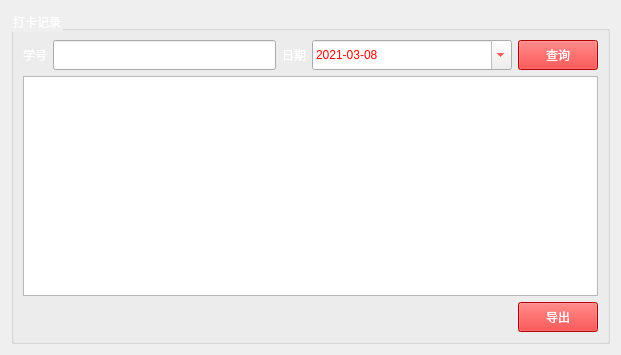
<?xml version="1.0" encoding="UTF-8"?>
<ui version="4.0">
 <class>RecordWidget</class>
 <widget class="QWidget" name="RecordWidget">
  <property name="geometry">
   <rect>
    <x>0</x>
    <y>0</y>
    <width>621</width>
    <height>355</height>
   </rect>
  </property>
  <property name="windowTitle">
   <string>Form</string>
  </property>
  <layout class="QHBoxLayout" name="horizontalLayout_3">
   <item>
    <widget class="QGroupBox" name="groupBox">
     <property name="styleSheet">
      <string notr="true">color: rgb(255, 255, 255);</string>
     </property>
     <property name="title">
      <string>打卡记录</string>
     </property>
     <layout class="QVBoxLayout" name="verticalLayout">
      <item>
       <layout class="QHBoxLayout" name="horizontalLayout">
        <item>
         <widget class="QLabel" name="label">
          <property name="maximumSize">
           <size>
            <width>63</width>
            <height>16777215</height>
           </size>
          </property>
          <property name="text">
           <string>学号</string>
          </property>
         </widget>
        </item>
        <item>
         <widget class="QLineEdit" name="lineEditID">
          <property name="minimumSize">
           <size>
            <width>0</width>
            <height>30</height>
           </size>
          </property>
          <property name="styleSheet">
           <string notr="true">color: rgb(255, 0, 0);
font: 9pt &quot;宋体&quot;;</string>
          </property>
         </widget>
        </item>
        <item>
         <widget class="QLabel" name="label_2">
          <property name="maximumSize">
           <size>
            <width>63</width>
            <height>16777215</height>
           </size>
          </property>
          <property name="text">
           <string>日期</string>
          </property>
         </widget>
        </item>
        <item>
         <widget class="QDateEdit" name="dateEditTime">
          <property name="minimumSize">
           <size>
            <width>200</width>
            <height>30</height>
           </size>
          </property>
          <property name="styleSheet">
           <string notr="true">color: rgb(255, 0, 0);
font: 9pt &quot;宋体&quot;;</string>
          </property>
          <property name="displayFormat">
           <string>yyyy-MM-dd</string>
          </property>
          <property name="calendarPopup">
           <bool>true</bool>
          </property>
          <property name="date">
           <date>
            <year>2021</year>
            <month>3</month>
            <day>8</day>
           </date>
          </property>
         </widget>
        </item>
        <item>
         <widget class="QPushButton" name="pushButton_search">
          <property name="minimumSize">
           <size>
            <width>0</width>
            <height>30</height>
           </size>
          </property>
          <property name="maximumSize">
           <size>
            <width>80</width>
            <height>16777215</height>
           </size>
          </property>
          <property name="styleSheet">
           <string notr="true">background-color: rgb(255, 0, 0);</string>
          </property>
          <property name="text">
           <string>查询</string>
          </property>
         </widget>
        </item>
       </layout>
      </item>
      <item>
       <widget class="QTableView" name="tableView">
        <property name="styleSheet">
         <string notr="true">color: rgb(255, 0, 0);
font: 9pt &quot;宋体&quot;;</string>
        </property>
       </widget>
      </item>
      <item>
       <layout class="QHBoxLayout" name="horizontalLayout_2">
        <item>
         <spacer name="horizontalSpacer">
          <property name="orientation">
           <enum>Qt::Horizontal</enum>
          </property>
          <property name="sizeHint" stdset="0">
           <size>
            <width>40</width>
            <height>20</height>
           </size>
          </property>
         </spacer>
        </item>
        <item>
         <widget class="QPushButton" name="pushButtonExport">
          <property name="minimumSize">
           <size>
            <width>0</width>
            <height>30</height>
           </size>
          </property>
          <property name="styleSheet">
           <string notr="true">background-color: rgb(255, 0, 0);</string>
          </property>
          <property name="text">
           <string>导出</string>
          </property>
         </widget>
        </item>
       </layout>
      </item>
     </layout>
    </widget>
   </item>
  </layout>
 </widget>
 <resources/>
 <connections/>
</ui>
